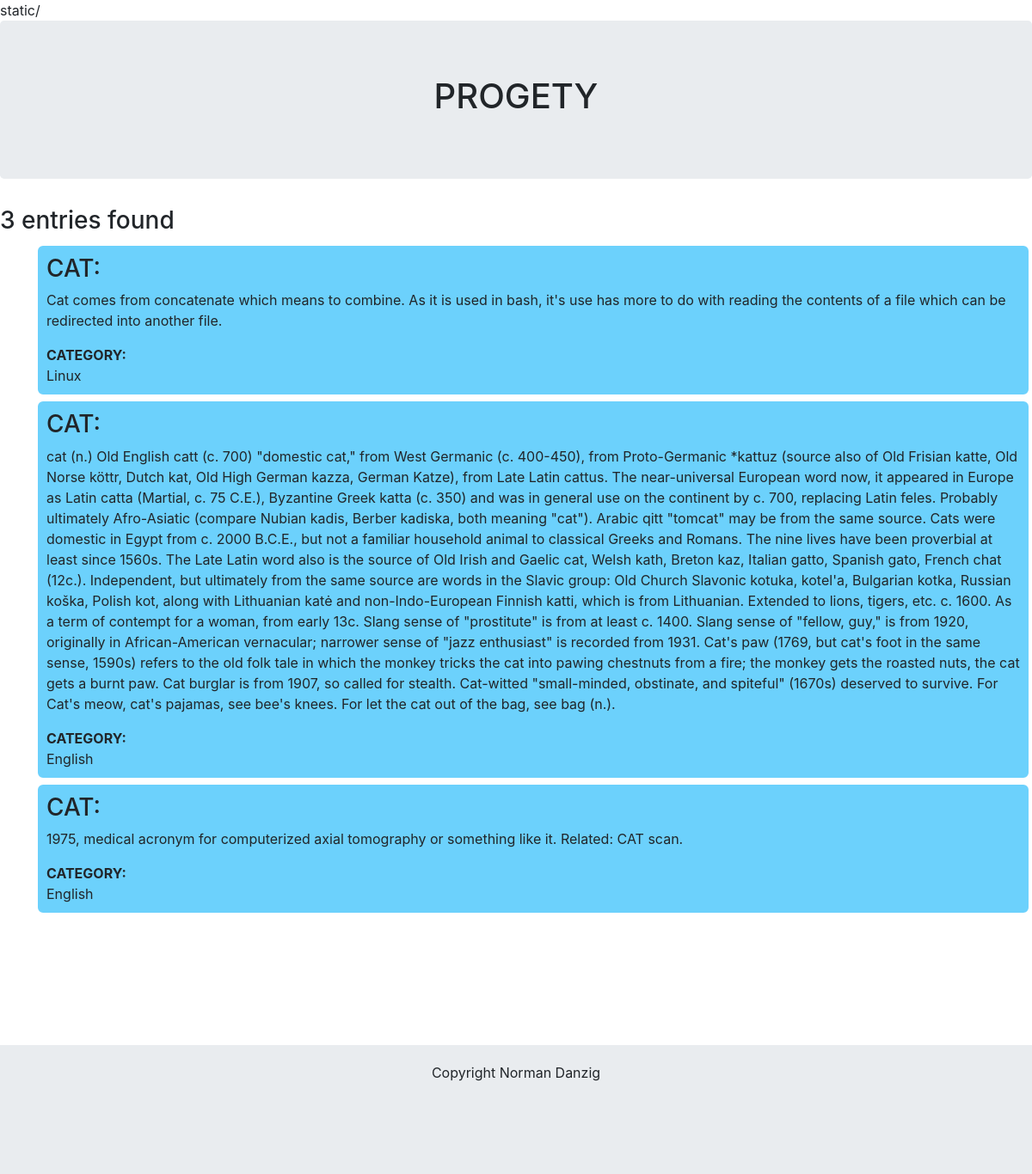
The page /progety/Cat/ on the database as committed earlier.
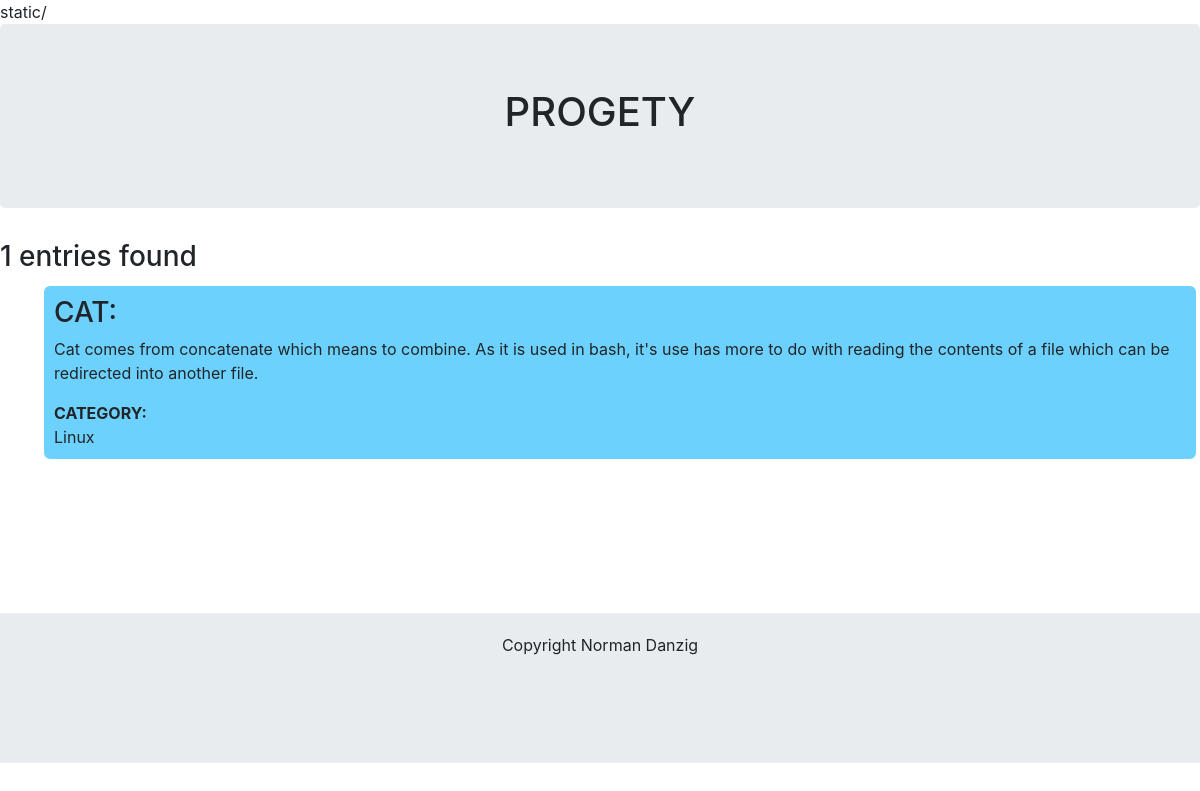
The same page on the database as committed later.
### progety/models.py (models this page shows, shortened)
class Etymology(models.Model):
    term = models.ForeignKey(Term, on_delete=models.CASCADE)
    etymology_text=models.TextField()
    classification=models.CharField(max_length=150) #prog or tool reference
    etymology_votes = models.IntegerField(default=0)
    etymology_pub_date=models.DateTimeField('Ety date published')

class Term(models.Model):
    term_name=models.CharField(max_length=150)
    term_type=models.CharField(max_length=150) #type of command
    term_pub_date=models.DateTimeField('Term Pub Date')
    def __str__(self):
        return self.term_name

### progety/views.py (the view)
# urls.py: path('<term>/', views.term, name='term'), # the term
def term(request, term):
    termPerameter = term
    t = Term.objects.get(term_name=termPerameter)
    termDictionary =  t.etymology_set.all() #.etymology_text Returns all Entry objects related to Blog.
    context = {'termDictionary': termDictionary }
    return render(request, 'progety/templates/search.html', context)

### progety/templates/search.html (shortened to what this page needs)
{% extends './base.html' %}
{% block content %}
<div class="htmlPageContent">
    {%if termDictionary%}
   <h3> {{termDictionary|length}}  entries found</h3>
  <ul class="searchTerms" >
    {% for term in termDictionary%}
       <li style="background-color:#6cd1fc; border-radius: 10px; padding: 10px 10px 10px 10px; border: 4px solid white; list-style-type: none;">
            <h3>{{term.term|upper}}:</h3>
            <p>{{term.etymology_text}}</p>
            <b>CATEGORY:</b>
            <div>{{term.classification|title}}</div>
        </li>
    {% endfor %}
        {% else %}
        <p>No terms found for search term</p>
    </ul>
        {% endif %}
</div>
{% endblock %}

Rows that differ between the two databases and show on the page:
removed Etymology: term "CAT", etymology_text "cat (n.) Old English catt (c. 700) \"domestic cat,\" from West Germanic (c. 400-450), from Proto-Germanic *kattuz (source also of Old Frisian katte, Old Norse köttr, Dutch kat, Old High German kazza, German Katze), from Late Latin cattus. The near-universal European word now, it appeared in Europe as Latin catta (Martial, c. 75 C.E.), Byzantine Greek katta (c. 350) and was in general use on the continent by c. 700, replacing Latin feles. Probably ultimately Afro-Asiatic (compare Nubian kadis, Berber kadiska, both meaning \"cat\"). Arabic qitt \"tomcat\" may be from the same source. Cats were domestic in Egypt from c. 2000 B.C.E., but not a familiar household animal to classical Greeks and Romans.…", classification "English"
removed Etymology: term "CAT", etymology_text "1975, medical acronym for computerized axial tomography or something like it. Related: CAT scan.", classification "English"
Other text that changed with them:
{{ termDictionary|length }}: "3" → "1"
